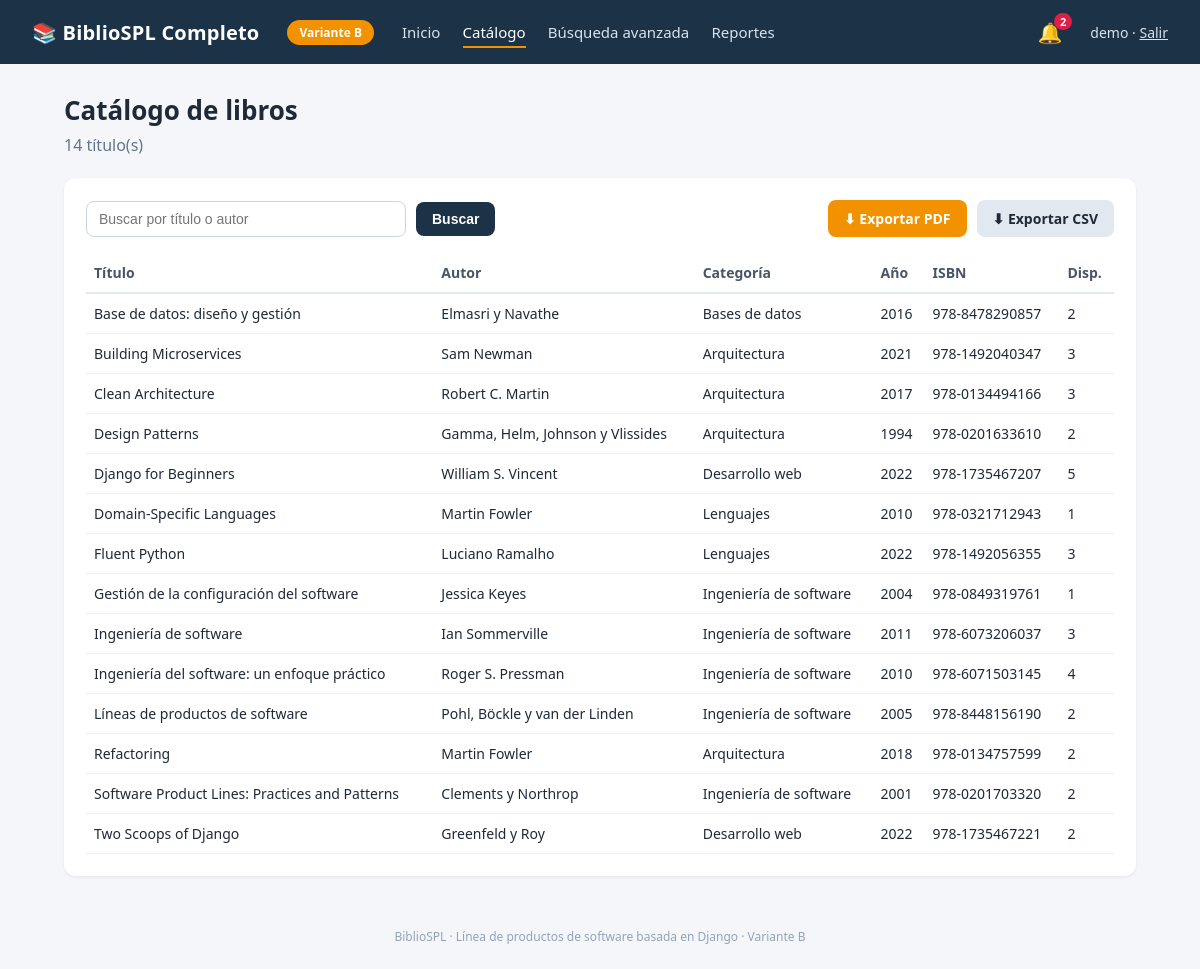
Page /catalogo/ (signed in) on the committed database.
### core/models.py (models this page shows, shortened)
class Libro(models.Model):
    titulo = models.CharField(max_length=200)
    autor = models.CharField(max_length=120)
    categoria = models.ForeignKey(Categoria, on_delete=models.PROTECT, related_name='libros')
    anio = models.PositiveIntegerField('año')
    isbn = models.CharField(max_length=20, unique=True)
    disponibles = models.PositiveIntegerField(default=1)
    creado = models.DateTimeField(auto_now_add=True)
    class Meta:
        ordering = ['titulo']

class Categoria(models.Model):
    nombre = models.CharField(max_length=80, unique=True)
    class Meta:
        ordering = ['nombre']
        verbose_name_plural = 'categorías'
    def __str__(self):
        return self.nombre

### core/views.py (the view)
# urls.py: path('catalogo/', views.catalogo, name='catalogo'),
@login_required
def catalogo(request):
    q = request.GET.get('q', '').strip()
    libros = Libro.objects.select_related('categoria')
    if q:  # búsqueda simple: común a todas las variantes
        libros = libros.filter(Q(titulo__icontains=q) | Q(autor__icontains=q))
    contexto = {'libros': libros, 'q': q}
    if settings.ENABLE_REPORTS:
        contexto['mostrar_exportar'] = True
    return render(request, 'core/catalogo.html', contexto)

### core/context_processors.py (called while the page is built)
def producto(request):
    return {
        'producto': settings.PRODUCT,
        'variante': settings.PRODUCT_VARIANT,
        'features': {
            'ENABLE_REPORTS': settings.ENABLE_REPORTS,
            'ENABLE_NOTIFICATIONS': settings.ENABLE_NOTIFICATIONS,
            'ENABLE_ADVANCED_SEARCH': settings.ENABLE_ADVANCED_SEARCH,
        },
    }

### notificaciones/context_processors.py (called while the page is built)
def pendientes(request):
    if request.user.is_authenticated:
        return {'notificaciones_pendientes': request.user.notificaciones.filter(leida=False).count()}
    return {}

### core/templates/core/catalogo.html (shortened to what this page needs)
{% extends 'core/base.html' %}
{% block content %}
<h1>Catálogo de libros</h1>
<p class="sub">{{ libros|length }} título(s){% if q %} para «{{ q }}»{% endif %}</p>
<div class="panel">
  <form class="toolbar" method="get">
    <input name="q" value="{{ q }}" placeholder="Buscar por título o autor" style="width:320px">
    <button class="btn">Buscar</button>
    {% if mostrar_exportar %}
      <a class="btn o" href="{% url 'reportes:pdf' %}{% if q %}?q={{ q|urlencode }}{% endif %}">⬇ Exportar PDF</a>
      <a class="btn g" href="{% url 'reportes:csv' %}{% if q %}?q={{ q|urlencode }}{% endif %}">⬇ Exportar CSV</a>
    {% endif %}
  </form>
  <table><tr><th>Título</th><th>Autor</th><th>Categoría</th><th>Año</th><th>ISBN</th><th>Disp.</th></tr>
  {% for l in libros %}<tr><td>{{ l.titulo }}</td><td>{{ l.autor }}</td><td>{{ l.categoria }}</td><td>{{ l.anio }}</td><td>{{ l.isbn }}</td><td>{{ l.disponibles }}</td></tr>
  {% empty %}<tr><td colspan="6">No se encontraron libros.</td></tr>{% endfor %}
  </table>
</div>
{% endblock %}

### core/templates/core/base.html (shortened to what this page needs)
{% load static %}<!DOCTYPE html>
<html lang="es">
<head>
</head>
<body>
{% if user.is_authenticated %}
<header>
  <div class="brand">📚 {{ producto.NOMBRE }}</div>
  <span class="badge {% if variante == 'A' %}a{% endif %}">Variante {{ variante }}</span>
  <nav>
    <a href="{% url 'core:inicio' %}" class="{% if request.resolver_match.url_name == 'inicio' %}on{% endif %}">Inicio</a>
    <a href="{% url 'core:catalogo' %}" class="{% if request.resolver_match.url_name == 'catalogo' %}on{% endif %}">Catálogo</a>
    {% if features.ENABLE_ADVANCED_SEARCH %}<a href="{% url 'busqueda:avanzada' %}" class="{% if request.resolver_match.app_name == 'busqueda' %}on{% endif %}">Búsqueda avanzada</a>{% endif %}
    {% if features.ENABLE_REPORTS %}<a href="{% url 'reportes:panel' %}" class="{% if request.resolver_match.app_name == 'reportes' %}on{% endif %}">Reportes</a>{% endif %}
  </nav>
  {% if features.ENABLE_NOTIFICATIONS %}<a class="bell" href="{% url 'notificaciones:lista' %}">🔔{% if notificaciones_pendientes %}<span>{{ notificaciones_pendientes }}</span>{% endif %}</a>{% endif %}
  <span class="user">{{ user.username }} · <a href="#" onclick="document.getElementById('lo').submit()" style="color:#d6e2ee">Salir</a></span>
</header>
{% endif %}
<main>
{% block content %}{% endblock %}
</main>
<footer>BiblioSPL · Línea de productos de software basada en Django · Variante {{ variante }}</footer>
</body>
</html>

### core/templates/core/base.html (style rules this page uses)
* { box-sizing:border-box }
body { margin:0;font-family:"Segoe UI",Roboto,Arial,sans-serif;background:#f4f6fa;color:#1f2937 }
header { background:#1b3247;color:#fff;padding:0 32px;height:64px;display:flex;align-items:center;gap:28px }
header .brand { font-weight:700;font-size:20px;letter-spacing:.2px }
header nav a { color:#d6e2ee;text-decoration:none;margin-right:18px;font-size:15px }
header nav a.on,header nav a:hover { color:#fff;border-bottom:2px solid #f39200;padding-bottom:4px }
.badge { background:#f39200;color:#fff;border-radius:999px;padding:4px 12px;font-size:12px;font-weight:700 }
.user { font-size:14px;color:#d6e2ee }
.bell { position:relative;color:#fff;text-decoration:none;font-size:20px }
.bell span { position:absolute;top:-6px;right:-10px;background:#e11d48;color:#fff;border-radius:999px;font-size:11px;padding:1px 6px;font-weight:700 }
main { max-width:1120px;margin:28px auto;padding:0 24px }
h1 { font-size:26px;margin:0 0 6px }
.sub { color:#64748b;margin:0 0 22px }
.panel { background:#fff;border-radius:12px;padding:22px;box-shadow:0 1px 3px rgba(0,0,0,.07);margin-bottom:22px }
table { width:100%;border-collapse:collapse;font-size:14px }
th { text-align:left;color:#475569;font-weight:600;border-bottom:2px solid #e2e8f0;padding:10px 8px }
td { padding:10px 8px;border-bottom:1px solid #eef2f7 }
.toolbar { display:flex;gap:10px;align-items:center;margin-bottom:16px }
input,select { padding:9px 12px;border:1px solid #cbd5e1;border-radius:8px;font-size:14px }
.btn { display:inline-block;padding:9px 16px;border-radius:8px;border:0;font-size:14px;font-weight:600;text-decoration:none;cursor:pointer;background:#1b3247;color:#fff }
.btn.o { background:#f39200 }
.btn.g { background:#e2e8f0;color:#1f2937 }
footer { text-align:center;color:#94a3b8;font-size:12px;padding:24px }

### rows in the picture
Libro: titulo "Base de datos: diseño y gestión", autor "Elmasri y Navathe", categoria "Bases de datos", anio "2016", isbn "978-8478290857", disponibles "2"
Libro: titulo "Building Microservices", autor "Sam Newman", categoria "Arquitectura", anio "2021", isbn "978-1492040347", disponibles "3"
Libro: titulo "Clean Architecture", autor "Robert C. Martin", categoria "Arquitectura", anio "2017", isbn "978-0134494166", disponibles "3"
Libro: titulo "Design Patterns", autor "Gamma, Helm, Johnson y Vlissides", categoria "Arquitectura", anio "1994", isbn "978-0201633610", disponibles "2"
Libro: titulo "Django for Beginners", autor "William S. Vincent", categoria "Desarrollo web", anio "2022", isbn "978-1735467207", disponibles "5"
Libro: titulo "Domain-Specific Languages", autor "Martin Fowler", categoria "Lenguajes", anio "2010", isbn "978-0321712943", disponibles "1"
Libro: titulo "Fluent Python", autor "Luciano Ramalho", categoria "Lenguajes", anio "2022", isbn "978-1492056355", disponibles "3"
Libro: titulo "Gestión de la configuración del software", autor "Jessica Keyes", categoria "Ingeniería de software", anio "2004", isbn "978-0849319761", disponibles "1"
Libro: titulo "Ingeniería de software", autor "Ian Sommerville", categoria "Ingeniería de software", anio "2011", isbn "978-6073206037", disponibles "3"
Libro: titulo "Ingeniería del software: un enfoque práctico", autor "Roger S. Pressman", categoria "Ingeniería de software", anio "2010", isbn "978-6071503145", disponibles "4"
Libro: titulo "Líneas de productos de software", autor "Pohl, Böckle y van der Linden", categoria "Ingeniería de software", anio "2005", isbn "978-8448156190", disponibles "2"
Libro: titulo "Refactoring", autor "Martin Fowler", categoria "Arquitectura", anio "2018", isbn "978-0134757599", disponibles "2"
Libro: titulo "Software Product Lines: Practices and Patterns", autor "Clements y Northrop", categoria "Ingeniería de software", anio "2001", isbn "978-0201703320", disponibles "2"
Libro: titulo "Two Scoops of Django", autor "Greenfeld y Roy", categoria "Desarrollo web", anio "2022", isbn "978-1735467221", disponibles "2"

### other values in the picture
{{ producto.NOMBRE }} "BiblioSPL Completo"
{{ variante }} "B"
{{ notificaciones_pendientes }} "2"
{{ user.username }} "demo"
{{ libros|length }} "14"
